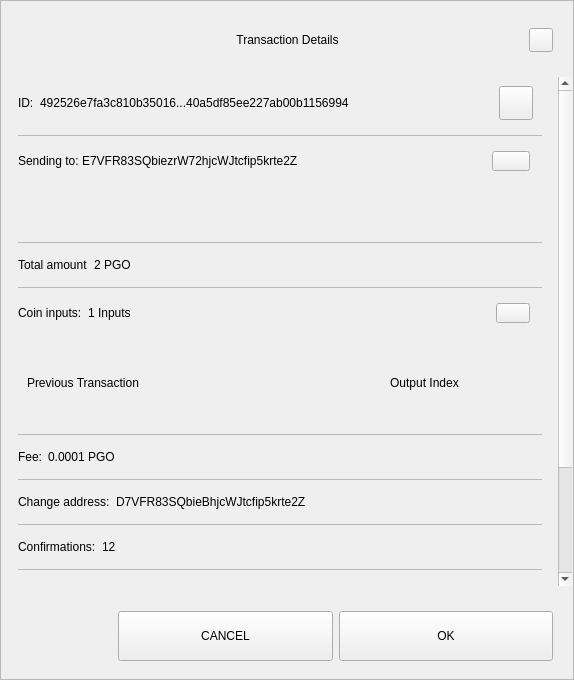
<?xml version="1.0" encoding="UTF-8"?>
<ui version="4.0">
 <class>TxDetailDialog</class>
 <widget class="QWidget" name="TxDetailDialog">
  <property name="geometry">
   <rect>
    <x>0</x>
    <y>0</y>
    <width>574</width>
    <height>680</height>
   </rect>
  </property>
  <property name="sizePolicy">
   <sizepolicy hsizetype="Preferred" vsizetype="Expanding">
    <horstretch>0</horstretch>
    <verstretch>0</verstretch>
   </sizepolicy>
  </property>
  <property name="minimumSize">
   <size>
    <width>574</width>
    <height>500</height>
   </size>
  </property>
  <property name="windowTitle">
   <string>Form</string>
  </property>
  <property name="styleSheet">
   <string notr="true"/>
  </property>
  <layout class="QVBoxLayout" name="verticalLayout_3">
   <property name="spacing">
    <number>0</number>
   </property>
   <property name="leftMargin">
    <number>0</number>
   </property>
   <property name="topMargin">
    <number>0</number>
   </property>
   <property name="rightMargin">
    <number>0</number>
   </property>
   <property name="bottomMargin">
    <number>0</number>
   </property>
   <item>
    <widget class="QFrame" name="frame">
     <property name="sizePolicy">
      <sizepolicy hsizetype="Preferred" vsizetype="Expanding">
       <horstretch>0</horstretch>
       <verstretch>0</verstretch>
      </sizepolicy>
     </property>
     <property name="styleSheet">
      <string notr="true"/>
     </property>
     <property name="frameShape">
      <enum>QFrame::StyledPanel</enum>
     </property>
     <property name="frameShadow">
      <enum>QFrame::Raised</enum>
     </property>
     <layout class="QVBoxLayout" name="verticalLayout">
      <property name="leftMargin">
       <number>0</number>
      </property>
      <property name="rightMargin">
       <number>0</number>
      </property>
      <item>
       <layout class="QHBoxLayout" name="horizontalLayout_3">
        <property name="spacing">
         <number>0</number>
        </property>
        <property name="leftMargin">
         <number>20</number>
        </property>
        <property name="topMargin">
         <number>10</number>
        </property>
        <property name="rightMargin">
         <number>20</number>
        </property>
        <item>
         <spacer name="horizontalSpacer_1">
          <property name="orientation">
           <enum>Qt::Horizontal</enum>
          </property>
          <property name="sizeHint" stdset="0">
           <size>
            <width>40</width>
            <height>20</height>
           </size>
          </property>
         </spacer>
        </item>
        <item>
         <widget class="QLabel" name="labelTitle">
          <property name="minimumSize">
           <size>
            <width>0</width>
            <height>40</height>
           </size>
          </property>
          <property name="maximumSize">
           <size>
            <width>16777215</width>
            <height>40</height>
           </size>
          </property>
          <property name="styleSheet">
           <string notr="true">padding-left:24px;</string>
          </property>
          <property name="text">
           <string>Transaction Details</string>
          </property>
          <property name="alignment">
           <set>Qt::AlignCenter</set>
          </property>
          <property name="margin">
           <number>7</number>
          </property>
         </widget>
        </item>
        <item>
         <spacer name="horizontalSpacer_2">
          <property name="orientation">
           <enum>Qt::Horizontal</enum>
          </property>
          <property name="sizeHint" stdset="0">
           <size>
            <width>40</width>
            <height>20</height>
           </size>
          </property>
         </spacer>
        </item>
        <item>
         <widget class="QPushButton" name="btnEsc">
          <property name="minimumSize">
           <size>
            <width>24</width>
            <height>24</height>
           </size>
          </property>
          <property name="maximumSize">
           <size>
            <width>24</width>
            <height>24</height>
           </size>
          </property>
          <property name="focusPolicy">
           <enum>Qt::NoFocus</enum>
          </property>
          <property name="text">
           <string/>
          </property>
         </widget>
        </item>
       </layout>
      </item>
      <item>
       <spacer name="verticalSpacer">
        <property name="orientation">
         <enum>Qt::Vertical</enum>
        </property>
        <property name="sizeType">
         <enum>QSizePolicy::Fixed</enum>
        </property>
        <property name="sizeHint" stdset="0">
         <size>
          <width>20</width>
          <height>10</height>
         </size>
        </property>
       </spacer>
      </item>
      <item>
       <widget class="QWidget" name="layoutScroll" native="true">
        <property name="minimumSize">
         <size>
          <width>0</width>
          <height>0</height>
         </size>
        </property>
        <layout class="QVBoxLayout" name="verticalLayout_4">
         <property name="leftMargin">
          <number>0</number>
         </property>
         <property name="topMargin">
          <number>0</number>
         </property>
         <property name="rightMargin">
          <number>0</number>
         </property>
         <item>
          <widget class="QScrollArea" name="scrollArea">
           <property name="styleSheet">
            <string notr="true">#scrollArea {
background:transparent;
}</string>
           </property>
           <property name="horizontalScrollBarPolicy">
            <enum>Qt::ScrollBarAlwaysOff</enum>
           </property>
           <property name="sizeAdjustPolicy">
            <enum>QAbstractScrollArea::AdjustIgnored</enum>
           </property>
           <property name="widgetResizable">
            <bool>true</bool>
           </property>
           <property name="alignment">
            <set>Qt::AlignLeading|Qt::AlignLeft|Qt::AlignTop</set>
           </property>
           <widget class="QWidget" name="scrollAreaWidgetContents">
            <property name="geometry">
             <rect>
              <x>0</x>
              <y>0</y>
              <width>556</width>
              <height>672</height>
             </rect>
            </property>
            <property name="autoFillBackground">
             <bool>false</bool>
            </property>
            <property name="styleSheet">
             <string notr="true">#scrollAreaWidgetContents {
background:transparent;
}</string>
            </property>
            <layout class="QVBoxLayout" name="verticalLayout_7">
             <property name="spacing">
              <number>0</number>
             </property>
             <property name="sizeConstraint">
              <enum>QLayout::SetDefaultConstraint</enum>
             </property>
             <property name="leftMargin">
              <number>0</number>
             </property>
             <property name="topMargin">
              <number>0</number>
             </property>
             <property name="rightMargin">
              <number>0</number>
             </property>
             <property name="bottomMargin">
              <number>0</number>
             </property>
             <item>
              <widget class="QWidget" name="content" native="true">
               <layout class="QVBoxLayout" name="verticalLayout_2">
                <property name="leftMargin">
                 <number>16</number>
                </property>
                <property name="topMargin">
                 <number>0</number>
                </property>
                <property name="rightMargin">
                 <number>16</number>
                </property>
                <item>
                 <widget class="QWidget" name="contentID" native="true">
                  <layout class="QHBoxLayout" name="horizontalLayout_12" stretch="0,1,0">
                   <property name="leftMargin">
                    <number>0</number>
                   </property>
                   <item>
                    <widget class="QLabel" name="labelId">
                     <property name="maximumSize">
                      <size>
                       <width>16777215</width>
                       <height>16777215</height>
                      </size>
                     </property>
                     <property name="text">
                      <string>ID:</string>
                     </property>
                    </widget>
                   </item>
                   <item>
                    <widget class="QLabel" name="textId">
                     <property name="text">
                      <string>492526e7fa3c810b35016...40a5df85ee227ab00b1156994</string>
                     </property>
                    </widget>
                   </item>
                   <item>
                    <widget class="QPushButton" name="pushCopy">
                     <property name="minimumSize">
                      <size>
                       <width>34</width>
                       <height>34</height>
                      </size>
                     </property>
                     <property name="maximumSize">
                      <size>
                       <width>34</width>
                       <height>34</height>
                      </size>
                     </property>
                     <property name="focusPolicy">
                      <enum>Qt::NoFocus</enum>
                     </property>
                     <property name="text">
                      <string/>
                     </property>
                     <property name="iconSize">
                      <size>
                       <width>24</width>
                       <height>24</height>
                      </size>
                     </property>
                    </widget>
                   </item>
                  </layout>
                 </widget>
                </item>
                <item>
                 <widget class="QLabel" name="labelDivider9">
                  <property name="maximumSize">
                   <size>
                    <width>16777215</width>
                    <height>1</height>
                   </size>
                  </property>
                  <property name="styleSheet">
                   <string notr="true">background-color:#bababa;</string>
                  </property>
                  <property name="text">
                   <string/>
                  </property>
                 </widget>
                </item>
                <item>
                 <widget class="QWidget" name="contentOutputs" native="true">
                  <layout class="QHBoxLayout" name="horizontalLayout_11" stretch="0,3,0">
                   <property name="spacing">
                    <number>0</number>
                   </property>
                   <property name="leftMargin">
                    <number>0</number>
                   </property>
                   <property name="rightMargin">
                    <number>12</number>
                   </property>
                   <item>
                    <widget class="QLabel" name="labelSend">
                     <property name="maximumSize">
                      <size>
                       <width>16777215</width>
                       <height>16777215</height>
                      </size>
                     </property>
                     <property name="text">
                      <string>Sending to: </string>
                     </property>
                    </widget>
                   </item>
                   <item>
                    <widget class="QLabel" name="textSend">
                     <property name="text">
                      <string>E7VFR83SQbiezrW72hjcWJtcfip5krte2Z </string>
                     </property>
                    </widget>
                   </item>
                   <item>
                    <widget class="QPushButton" name="pushOutputs">
                     <property name="minimumSize">
                      <size>
                       <width>34</width>
                       <height>20</height>
                      </size>
                     </property>
                     <property name="maximumSize">
                      <size>
                       <width>38</width>
                       <height>20</height>
                      </size>
                     </property>
                     <property name="focusPolicy">
                      <enum>Qt::NoFocus</enum>
                     </property>
                     <property name="styleSheet">
                      <string notr="true"/>
                     </property>
                     <property name="text">
                      <string/>
                     </property>
                    </widget>
                   </item>
                  </layout>
                 </widget>
                </item>
                <item>
                 <widget class="QScrollArea" name="outputsScrollArea">
                  <property name="minimumSize">
                   <size>
                    <width>0</width>
                    <height>50</height>
                   </size>
                  </property>
                  <property name="styleSheet">
                   <string notr="true">#outputsScrollArea {
background:transparent;
}</string>
                  </property>
                  <property name="widgetResizable">
                   <bool>true</bool>
                  </property>
                  <widget class="QWidget" name="container_outputs_base">
                   <property name="geometry">
                    <rect>
                     <x>0</x>
                     <y>0</y>
                     <width>522</width>
                     <height>48</height>
                    </rect>
                   </property>
                   <property name="styleSheet">
                    <string notr="true">#container_outputs_base {
background:transparent;
}</string>
                   </property>
                  </widget>
                 </widget>
                </item>
                <item>
                 <widget class="QLabel" name="labelDivider8">
                  <property name="maximumSize">
                   <size>
                    <width>16777215</width>
                    <height>1</height>
                   </size>
                  </property>
                  <property name="styleSheet">
                   <string notr="true">background-color:#bababa;</string>
                  </property>
                  <property name="text">
                   <string/>
                  </property>
                 </widget>
                </item>
                <item>
                 <widget class="QWidget" name="contentAmount" native="true">
                  <layout class="QHBoxLayout" name="horizontalLayout_4" stretch="0,1">
                   <property name="leftMargin">
                    <number>0</number>
                   </property>
                   <item>
                    <widget class="QLabel" name="labelAmount">
                     <property name="maximumSize">
                      <size>
                       <width>16777215</width>
                       <height>16777215</height>
                      </size>
                     </property>
                     <property name="text">
                      <string>Total amount</string>
                     </property>
                    </widget>
                   </item>
                   <item>
                    <widget class="QLabel" name="textAmount">
                     <property name="text">
                      <string>2 PGO</string>
                     </property>
                    </widget>
                   </item>
                  </layout>
                 </widget>
                </item>
                <item>
                 <widget class="QLabel" name="labelDivider6">
                  <property name="maximumSize">
                   <size>
                    <width>16777215</width>
                    <height>1</height>
                   </size>
                  </property>
                  <property name="styleSheet">
                   <string notr="true">background-color:#bababa;</string>
                  </property>
                  <property name="text">
                   <string/>
                  </property>
                 </widget>
                </item>
                <item>
                 <widget class="QWidget" name="contentInputs" native="true">
                  <layout class="QHBoxLayout" name="horizontalLayout" stretch="0,2,0">
                   <property name="leftMargin">
                    <number>0</number>
                   </property>
                   <property name="rightMargin">
                    <number>12</number>
                   </property>
                   <item>
                    <widget class="QLabel" name="labelInputs">
                     <property name="sizePolicy">
                      <sizepolicy hsizetype="Minimum" vsizetype="Preferred">
                       <horstretch>0</horstretch>
                       <verstretch>0</verstretch>
                      </sizepolicy>
                     </property>
                     <property name="maximumSize">
                      <size>
                       <width>16777215</width>
                       <height>16777215</height>
                      </size>
                     </property>
                     <property name="text">
                      <string>Coin inputs:</string>
                     </property>
                    </widget>
                   </item>
                   <item>
                    <widget class="QLabel" name="textInputs">
                     <property name="text">
                      <string>1 Inputs</string>
                     </property>
                    </widget>
                   </item>
                   <item>
                    <widget class="QPushButton" name="pushInputs">
                     <property name="maximumSize">
                      <size>
                       <width>34</width>
                       <height>20</height>
                      </size>
                     </property>
                     <property name="focusPolicy">
                      <enum>Qt::NoFocus</enum>
                     </property>
                     <property name="styleSheet">
                      <string notr="true"/>
                     </property>
                     <property name="text">
                      <string/>
                     </property>
                    </widget>
                   </item>
                  </layout>
                 </widget>
                </item>
                <item>
                 <widget class="QFrame" name="gridInputs">
                  <property name="sizePolicy">
                   <sizepolicy hsizetype="Preferred" vsizetype="MinimumExpanding">
                    <horstretch>0</horstretch>
                    <verstretch>0</verstretch>
                   </sizepolicy>
                  </property>
                  <property name="minimumSize">
                   <size>
                    <width>0</width>
                    <height>90</height>
                   </size>
                  </property>
                  <layout class="QGridLayout" name="gridLayoutInput" columnstretch="5,2" rowminimumheight="0">
                   <property name="sizeConstraint">
                    <enum>QLayout::SetMaximumSize</enum>
                   </property>
                   <property name="verticalSpacing">
                    <number>0</number>
                   </property>
                   <item row="0" column="0" alignment="Qt::AlignLeft">
                    <widget class="QLabel" name="labelTitlePrevTx">
                     <property name="text">
                      <string>Previous Transaction</string>
                     </property>
                    </widget>
                   </item>
                   <item row="0" column="1" alignment="Qt::AlignLeft">
                    <widget class="QLabel" name="labelOutputIndex">
                     <property name="text">
                      <string>Output Index</string>
                     </property>
                     <property name="alignment">
                      <set>Qt::AlignCenter</set>
                     </property>
                    </widget>
                   </item>
                  </layout>
                 </widget>
                </item>
                <item>
                 <widget class="QLabel" name="labelDivider1">
                  <property name="maximumSize">
                   <size>
                    <width>16777215</width>
                    <height>1</height>
                   </size>
                  </property>
                  <property name="styleSheet">
                   <string notr="true">background-color:#bababa;</string>
                  </property>
                  <property name="text">
                   <string/>
                  </property>
                 </widget>
                </item>
                <item>
                 <widget class="QWidget" name="contentFee" native="true">
                  <layout class="QHBoxLayout" name="horizontalLayout_7" stretch="0,1">
                   <property name="leftMargin">
                    <number>0</number>
                   </property>
                   <item>
                    <widget class="QLabel" name="labelFee">
                     <property name="maximumSize">
                      <size>
                       <width>16777215</width>
                       <height>16777215</height>
                      </size>
                     </property>
                     <property name="text">
                      <string>Fee:</string>
                     </property>
                    </widget>
                   </item>
                   <item>
                    <widget class="QLabel" name="textFee">
                     <property name="text">
                      <string>0.0001 PGO</string>
                     </property>
                    </widget>
                   </item>
                  </layout>
                 </widget>
                </item>
                <item>
                 <widget class="QLabel" name="labelDivider2">
                  <property name="maximumSize">
                   <size>
                    <width>16777215</width>
                    <height>1</height>
                   </size>
                  </property>
                  <property name="styleSheet">
                   <string notr="true">background-color:#bababa;</string>
                  </property>
                  <property name="text">
                   <string/>
                  </property>
                 </widget>
                </item>
                <item>
                 <widget class="QWidget" name="contentChangeAddress" native="true">
                  <layout class="QHBoxLayout" name="horizontalLayout_6" stretch="0,1">
                   <property name="leftMargin">
                    <number>0</number>
                   </property>
                   <item>
                    <widget class="QLabel" name="labelChange">
                     <property name="maximumSize">
                      <size>
                       <width>16777215</width>
                       <height>16777215</height>
                      </size>
                     </property>
                     <property name="text">
                      <string>Change address:</string>
                     </property>
                    </widget>
                   </item>
                   <item>
                    <widget class="QLabel" name="textChange">
                     <property name="text">
                      <string>D7VFR83SQbieBhjcWJtcfip5krte2Z </string>
                     </property>
                    </widget>
                   </item>
                  </layout>
                 </widget>
                </item>
                <item>
                 <widget class="QLabel" name="labelDivider4">
                  <property name="maximumSize">
                   <size>
                    <width>16777215</width>
                    <height>1</height>
                   </size>
                  </property>
                  <property name="styleSheet">
                   <string notr="true">background-color:#bababa;</string>
                  </property>
                  <property name="text">
                   <string/>
                  </property>
                 </widget>
                </item>
                <item>
                 <widget class="QWidget" name="contentConfirmations" native="true">
                  <layout class="QHBoxLayout" name="horizontalLayout_8" stretch="0,1">
                   <property name="leftMargin">
                    <number>0</number>
                   </property>
                   <item>
                    <widget class="QLabel" name="labelConfirmations">
                     <property name="maximumSize">
                      <size>
                       <width>16777215</width>
                       <height>16777215</height>
                      </size>
                     </property>
                     <property name="text">
                      <string>Confirmations:</string>
                     </property>
                    </widget>
                   </item>
                   <item>
                    <widget class="QLabel" name="textConfirmations">
                     <property name="text">
                      <string>12</string>
                     </property>
                    </widget>
                   </item>
                  </layout>
                 </widget>
                </item>
                <item>
                 <widget class="QLabel" name="labelDivider7">
                  <property name="maximumSize">
                   <size>
                    <width>16777215</width>
                    <height>1</height>
                   </size>
                  </property>
                  <property name="styleSheet">
                   <string notr="true">background-color:#bababa;</string>
                  </property>
                  <property name="text">
                   <string/>
                  </property>
                 </widget>
                </item>
                <item>
                 <widget class="QWidget" name="contentSize" native="true">
                  <layout class="QHBoxLayout" name="horizontalLayout_9" stretch="0,1">
                   <property name="leftMargin">
                    <number>0</number>
                   </property>
                   <item>
                    <widget class="QLabel" name="labelSize">
                     <property name="maximumSize">
                      <size>
                       <width>16777215</width>
                       <height>16777215</height>
                      </size>
                     </property>
                     <property name="text">
                      <string>Size:</string>
                     </property>
                    </widget>
                   </item>
                   <item>
                    <widget class="QLabel" name="textSize">
                     <property name="text">
                      <string>2 kB</string>
                     </property>
                    </widget>
                   </item>
                  </layout>
                 </widget>
                </item>
                <item>
                 <widget class="QLabel" name="labelDivider3">
                  <property name="maximumSize">
                   <size>
                    <width>16777215</width>
                    <height>1</height>
                   </size>
                  </property>
                  <property name="styleSheet">
                   <string notr="true">background-color:#bababa;</string>
                  </property>
                  <property name="text">
                   <string/>
                  </property>
                 </widget>
                </item>
                <item>
                 <widget class="QWidget" name="contentDate" native="true">
                  <layout class="QHBoxLayout" name="horizontalLayout_5" stretch="0,1">
                   <property name="leftMargin">
                    <number>0</number>
                   </property>
                   <item>
                    <widget class="QLabel" name="labelDate">
                     <property name="maximumSize">
                      <size>
                       <width>16777215</width>
                       <height>16777215</height>
                      </size>
                     </property>
                     <property name="text">
                      <string>Date:</string>
                     </property>
                    </widget>
                   </item>
                   <item>
                    <widget class="QLabel" name="textDate">
                     <property name="text">
                      <string>May 25, 2017</string>
                     </property>
                    </widget>
                   </item>
                  </layout>
                 </widget>
                </item>
                <item>
                 <widget class="QLabel" name="labelDivider5">
                  <property name="maximumSize">
                   <size>
                    <width>16777215</width>
                    <height>1</height>
                   </size>
                  </property>
                  <property name="styleSheet">
                   <string notr="true">background-color:#bababa;</string>
                  </property>
                  <property name="text">
                   <string/>
                  </property>
                 </widget>
                </item>
                <item>
                 <widget class="QWidget" name="contentStatus" native="true">
                  <layout class="QHBoxLayout" name="horizontalLayout_10" stretch="0,1">
                   <property name="leftMargin">
                    <number>0</number>
                   </property>
                   <item>
                    <widget class="QLabel" name="labelStatus">
                     <property name="maximumSize">
                      <size>
                       <width>16777215</width>
                       <height>16777215</height>
                      </size>
                     </property>
                     <property name="text">
                      <string>Status:</string>
                     </property>
                    </widget>
                   </item>
                   <item>
                    <widget class="QLabel" name="textStatus">
                     <property name="text">
                      <string>Spendable</string>
                     </property>
                    </widget>
                   </item>
                  </layout>
                 </widget>
                </item>
                <item>
                 <spacer name="verticalSpacer_2">
                  <property name="orientation">
                   <enum>Qt::Vertical</enum>
                  </property>
                  <property name="sizeType">
                   <enum>QSizePolicy::Expanding</enum>
                  </property>
                  <property name="sizeHint" stdset="0">
                   <size>
                    <width>20</width>
                    <height>10</height>
                   </size>
                  </property>
                 </spacer>
                </item>
                <item>
                 <widget class="QLabel" name="labelWarning">
                  <property name="text">
                   <string>TextLabel</string>
                  </property>
                  <property name="alignment">
                   <set>Qt::AlignCenter</set>
                  </property>
                 </widget>
                </item>
               </layout>
              </widget>
             </item>
            </layout>
           </widget>
          </widget>
         </item>
        </layout>
       </widget>
      </item>
      <item>
       <widget class="QWidget" name="containerButtons" native="true">
        <layout class="QHBoxLayout" name="horizontalLayout1" stretch="1,2,2">
         <property name="leftMargin">
          <number>10</number>
         </property>
         <property name="rightMargin">
          <number>20</number>
         </property>
         <item>
          <spacer name="horizontalSpacer_3">
           <property name="orientation">
            <enum>Qt::Horizontal</enum>
           </property>
           <property name="sizeHint" stdset="0">
            <size>
             <width>40</width>
             <height>20</height>
            </size>
           </property>
          </spacer>
         </item>
         <item>
          <widget class="QPushButton" name="btnCancel">
           <property name="minimumSize">
            <size>
             <width>200</width>
             <height>50</height>
            </size>
           </property>
           <property name="focusPolicy">
            <enum>Qt::NoFocus</enum>
           </property>
           <property name="text">
            <string>CANCEL</string>
           </property>
          </widget>
         </item>
         <item>
          <widget class="QPushButton" name="btnSave">
           <property name="minimumSize">
            <size>
             <width>200</width>
             <height>50</height>
            </size>
           </property>
           <property name="focusPolicy">
            <enum>Qt::NoFocus</enum>
           </property>
           <property name="text">
            <string>OK</string>
           </property>
          </widget>
         </item>
        </layout>
       </widget>
      </item>
     </layout>
    </widget>
   </item>
  </layout>
 </widget>
 <resources/>
 <connections/>
</ui>
